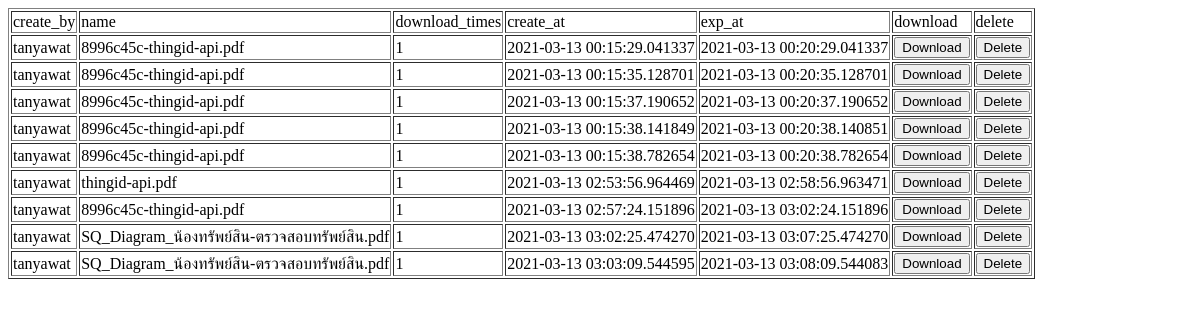
Before: /api/files/list with the older database file.
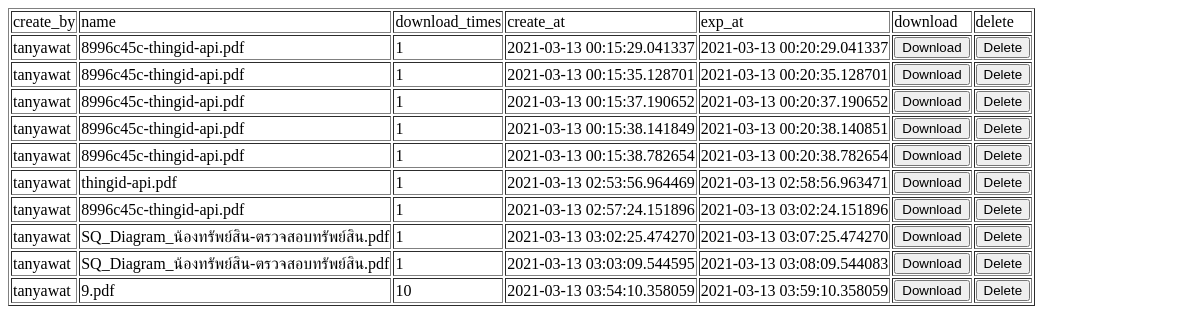
After: the same page with the newer database file.
### tables this page shows
CREATE TABLE files
        (uuid text,
        name text,
        uuid_name text, 
        password text, 
        download_times int,
        create_by text,
        [create_at] timestamp,
        [exp_at] timestamp);

### apps/service/controller.py (the view)
@connect_sqlite()
def list_files(cursor):
    try :
        cursor.execute("select * from files")
        rows = cursor.fetchall();
        return render_template('file_list.html', rows = rows)
    except Exception as e :
        return "list_files ERROR : "+ str(e)

### apps/dbconfig.py (called while the page is built)
def connect_sqlite():
    def wrap(fn):
        @wraps(fn)
        def wrapper(*args, **kwargs):
            try:
                connection = sqlite3.connect(configdb["db_name"])
                cursor = connection.cursor()
                cursor.row_factory = sqlite3.Row
                return_val = fn(cursor, *args, **kwargs)
            except Exception as e :
                return "connect_sqlite ERROR :" + str(e)
            finally:
                connection.commit()
                connection.close()
            return return_val
        return wrapper
    return wrap

### apps/server.py (called while the page is built)
@app.after_request
def after_request(response):
    response.headers.add(
    'Access-Control-Allow-Origin',
    '*',
    )
    response.headers.add(
    'Access-Control-Allow-Credentials',
    'true'
    )
    response.headers.add(
    'Access-Control-Allow-Headers',
    'X-Requested-With,Content-type,withCredentials,authorization'
    )
    response.headers.add(
    'Access-Control-Allow-Methods',
    'GET,PUT,POST,DELETE,OPTIONS'
    )
    return response

### templates/file_list.html (shortened to what this page needs)
<!doctype html>
<html>
   <body>
      <table border = 1>
         <thead>
            <td>create_by</td>
            <td>name</td>
            <td>download_times</td>
            <td>create_at</td>
            <td>exp_at</td>
            <td>download</td>
            <td>delete</td>
         </thead>
         {% for row in rows %}
            <tr>
               <td>{{row["create_by"]}}</td>
               <td>{{row["name"]}}</td>
               <td>{{row['download_times']}}</td>
               <td>{{row['create_at']}}</td>
               <td>{{row['exp_at']}}</td>
               <td><form action="/api/files/service_download/{{row['uuid_name']}} "method="POST" enctype="multipart/form-data">
                  <input type="submit" value="Download" />
              </form></td>
               <td><form action="/api/files/confirm_delete/{{row['uuid_name']}}" method="POST" enctype="multipart/form-data">
                  <input type="submit" value="Delete" />
              </form></td>
            </tr>
         {% endfor %}
      </table>
   </body>
</html>

Changed rows visible on the page:
added files: create_by "tanyawat", name "9.pdf", download_times "10", create_at "2021-03-13 03:54:10.358059", exp_at "2021-03-13 03:59:10.358059"
